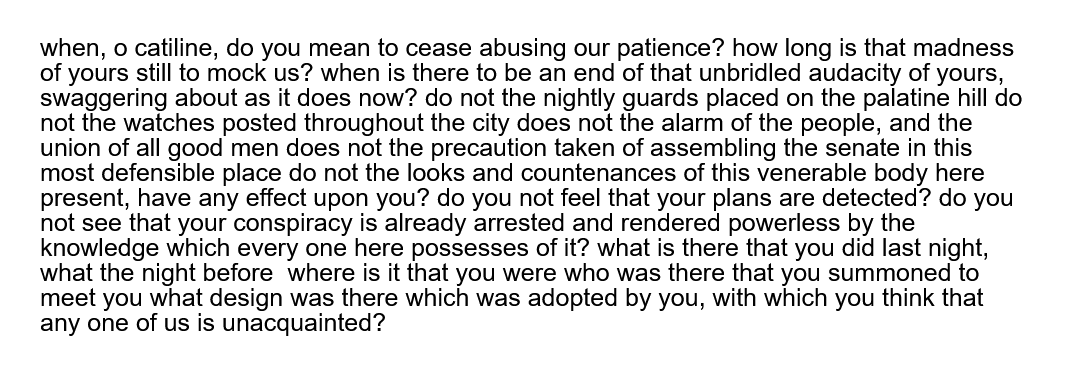
#> input picture lab10/speech2.png, 1069 x 380 px
$ jupyter execute --allow-errors zad2.ipynb
#> lines starting #> are read from the running program, lines starting #| are printed output that depends on the picture
### lab10/image_processing.py
import imageio.v3 as iio
import numpy as np
import matplotlib.pyplot as plt
from skimage import feature
import skimage.transform as transform
import skimage.filters as filters

def gray(image: np.ndarray):
    shape = image.shape
    grey = np.zeros((shape[0], shape[1]))
    for i in range(shape[0]):
        for j in range(shape[1]):
            grey[i, j] = (0.3*image[i, j, 0] + 0.59*image[i, j, 1] + 0.11*image[i, j, 2])
    return grey

def flip(image: np.ndarray):
    return 255 - image

def polar2cartesian(radius, angle):
    return radius * np.array([np.cos(angle), np.sin(angle)])

def hough_transform(image: np.ndarray, show = False):
    acc, angles, d = transform.hough_line(feature.canny(image, sigma=5))

    if show:
        plt.matshow(acc, aspect=0.1)
        plt.show()

    acc, angles, d = transform.hough_line_peaks(acc, angles, d, threshold=0.6*np.max(acc))

    return np.vstack([d, angles]).T

def show_lines(image, lines):
    for rho, theta in lines:
        x0 = polar2cartesian(rho, theta)
        direction = np.array([x0[1], -x0[0]])
        pt1 = np.round(x0 + 1000*direction).astype(int)
        pt2 = np.round(x0 - 1000*direction).astype(int)
        plt.axline(pt1, pt2)
    plt.imshow(image, cmap="gist_gray")
    plt.show()

def show_image(image):
    plt.imshow(image, cmap="gist_gray")
    plt.show()

def reject_outliers(data, m = 2.):
    d = np.abs(data - np.median(data))
    mdev = np.median(d)
    s = d/mdev if mdev else np.zeros(len(d))
    return data[s<m]

def ajust_rotatation(image, show = False):
    lines = hough_transform(image, show)
    if show:
        show_lines(image, lines)
    un_rotated = transform.rotate(image, 270 + np.rad2deg(lines[0, 1]), resize = True, mode = "edge")
    if show: show_image(un_rotated)
    first = np.argmax(feature.canny(un_rotated, sigma=5), axis = 1)
    first = first[first > 0]
    last = np.argmax(np.rot90(np.rot90(feature.canny(un_rotated, sigma=5))), axis = 1)
    last = last[last > 0]
    out_f = reject_outliers(first)
    out_l = reject_outliers(last)
    if abs(max(out_f) - min(out_f)) > abs(max(out_l) - min(out_l)):
        un_rotated = transform.rotate(un_rotated, 180, resize = True, mode = "edge")
        if show: show_image(un_rotated)
    return un_rotated

def crop_in(image):
    trues = np.argwhere(image)
    top_left = trues.min(axis=0)
    bottom_right = trues.max(axis=0)
    out = image[top_left[0]:bottom_right[0]+1,
          top_left[1]:bottom_right[1]+1]
    return np.pad(out, ((40, 40), (40, 40)))

def prepare_image(image, show = False):
    image = gray(image)
    image = flip(image)
    image = ajust_rotatation(image, show)
    image[image < 150] = 0
    image = crop_in(image)
    if show: show_image(image)
    return image

### lab10/ocr.py
import imageio.v3 as iio
import numpy as np
import matplotlib.pyplot as plt
from matplotlib.patches import Rectangle
import os
import image_processing
from tqdm import tqdm

def get_font(name):
    font = {filename.split(".")[0]: image_processing.flip(image_processing.gray(iio.imread(os.path.join(name, filename)))) for filename in os.listdir(name)}
    special = {"comma":",", "period":".", "zero":"0", "one":"1", "two":"2", "three":"3", "four":"4", "five":"5", "six":"6", "seven":"7", "eight":"8", "nine":"9", "question":"?", "exclam":"!"}
    for name, proper in special.items():
        val = font.pop(name)
        font[proper] = val
    return font


# [23 lines left out: functions calculate_correlation, get_letter_locations, not called in this run]

def find_blank_lines(projection):
    lines = []
    top = 0
    for i in range(1, len(projection)):
        if projection[i-1] == 0 and projection[i]>0:
            top = i-1
        elif projection[i-1] > 0 and projection[i] == 0:
            lines.append((top, i))
    return lines

def bouding_boxes(image):
    vertical = np.sum(image, axis = 1)
    boxes = []
    for top, bottom in find_blank_lines(vertical):
        line_img = image[top:bottom, :]
        horizontal = np.sum(line_img, axis = 0)
        for left, right in find_blank_lines(horizontal):
            x, y = left, bottom
            w = right - left
            h = top - bottom
            boxes.append((x, y, w, h))
    return boxes

# [45 lines left out: function identify, not called in this run]


### lab10/zad2.ipynb
[cell 1]
import imageio.v3 as iio
import ocr, image_processing
import skimage.transform as transform
import matplotlib.pyplot as plt
from matplotlib.patches import Rectangle
import numpy as np
from collections import Counter

[cell 2]
speech = """when, o catiline, do you mean to cease abusing our patience? how long is that madness
of yours still to mock us? when is there to be an end of that unbridled audacity of yours,
swaggering about as it does now? do not the nightly guards placed on the palatine hill do
not the watches posted throughout the city does not the alarm of the people, and the
union of all good men does not the precaution taken of assembling the senate in this
most defensible place do not the looks and countenances of this venerable body here
present, have any effect upon you? do you not feel that your plans are detected? do you
not see that your conspiracy is already arrested and rendered powerless by the
knowledge which every one here possesses of it? what is there that you did last night,
what the night before  where is it that you were who was there that you summoned to
meet you what design was there which was adopted by you, with which you think that
any one of us is unacquainted?"""

[cell 3]
def letter_counter(text, compare, alphabet):
    original = Counter(text)
    new = Counter(compare)
    for letter in alphabet.keys():
        print(f"{letter}: {new[letter]} from {original[letter]}")

#> (a cell that did not finish here is left out)

[cell 5]
speech_img = iio.imread("speech2.png")
#> speech_img is the input picture: shape (380, 1069, 4); mean R, G, B, A 221.5, 221.5, 221.5, 255

[cell 6]
image_processing.show_image(speech_img)

[cell 7]
tilted = 255 * transform.rotate(speech_img, 45, resize = True, mode = "edge")

Obrócenia zdjęcia do poprawnej orjentacji używamy transformu Hogga, wykrywa on górę lub dół linijki tekstu. Gdy go zastosujemy i obrócimy tekst znajdzie się w jednaj z dwóch orjenacji: poprawnej lub obróconej o 180 stopni. Do przywrócenia do popawnej orjenacji kożystamy z założenia że tekst posiada wiele linijek. Można zauwać że w naturalnym tekscie, prawy brzeg będzie zawsze bardzej postrzępiony od lewego. Kozystając z tego, obracamy tekst tylko jeśli jest to wymagane. Następnie obcinamy brzegi obrazu dla szybszego wykrywania tekstu.

[cell 8]
prepared = image_processing.prepare_image(tilted, True)
#> in hough_transform, `acc, angles, d = transform.hough_line(feature.canny(image, sigma=5))`:
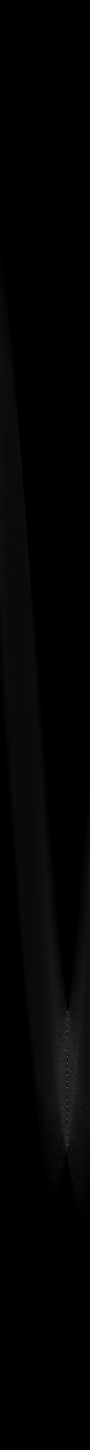
#> acc: shape (2899, 180) uint64 (shown at 1/2 size); min 0, max 704, mean 9.7; drawn with min black and max white
#> in hough_transform, `acc, angles, d = transform.hough_line(feature.canny(image, sigma=5))`: angles = 180 values from -1.57 to 1.55; d = 2899 values from -1449 to 1449
#> in hough_transform, `acc, angles, d = transform.hough_line_peaks(acc, angles, d, threshold=..`: acc = [704, 620, 617, 615, 600, 591, 571, 568, 529, 451]; angles = [0.785, 0.785, 0.785, 0.785, 0.785, 0.785, 0.785, 0.785, 0.785, 0.785]; d = [701, 576, 614, 689, 764, 776, 626, 639, 651, 839]
#> in ajust_rotatation, `lines = hough_transform(image, show)`: lines = [[701, 0.785], [576, 0.785], [614, 0.785], [689, 0.785], [764, 0.785], [776, 0.785], [626, 0.785], [639, 0.785], [651, 0.785], [839, 0.785]]
#> the loop in show_lines, `for rho, theta in lines:` made 10 passes
#> (rho, x0, direction, pt1, pt2) on passes 1 to 9: (701, [495.7, 495.7], [495.7, -495.7], [496178, -495186], [-495186, 496178]), (576, [407.3, 407.3], [407.3, -407.3], [407701, -406886], [-406886, 407701]), (614, [434.2, 434.2], [434.2, -434.2], [434598, -433729], [-433729, 434598]), (689, [487.2, 487.2], [487.2, -487.2], [487684, -486709], [-486709, 487684]), (764, [540.2, 540.2], [540.2, -540.2], [540770, -539689], [-539689, 540770]), (776, [548.7, 548.7], [548.7, -548.7], [549264, -548166], [-548166, 549264]), (626, [442.6, 442.6], [442.6, -442.6], [443091, -442206], [-442206, 443091]), (639, [451.8, 451.8], [451.8, -451.8], [452293, -451389], [-451389, 452293]), (651, [460.3, 460.3], [460.3, -460.3], [460787, -459866], [-459866, 460787])
#> in ajust_rotatation, `first = np.argmax(feature.canny(un_rotated, sigma=5), axis = 1)`: first = 1448 values, max 1116 at index 718, min 0 at index 0, mean 61.2
#> in ajust_rotatation, `first = first[first > 0]`: first = 299 values, max 1116 at index 148, min 227 at index 198, mean 296.4
#> in ajust_rotatation, `last = np.argmax(np.rot90(np.rot90(feature.canny(un_rotated, sigma=5))..`: last = 1448 values, max 1218 at index 602, min 0 at index 0, mean 77.78
#> in ajust_rotatation, `last = last[last > 0]`: last = 299 values, max 1218 at index 23, min 235 at index 233, mean 376.7
#> in reject_outliers, `d = np.abs(data - np.median(data))`: d = 299 values, max 884 at index 148, min 0 at index 8, mean 66.95
#> in reject_outliers, `mdev = np.median(d)`: mdev = 4
#> in reject_outliers, `s = d/mdev if mdev else np.zeros(len(d))`: s = 299 values, max 221 at index 148, min 0 at index 8, mean 16.74
#> in ajust_rotatation, `out_f = reject_outliers(first)`: out_f = 180 values, max 239 at index 14, min 227 at index 121, mean 230.2
#> in ajust_rotatation, `out_l = reject_outliers(last)`: out_l = 221 values, max 361 at index 77, min 235 at index 168, mean 281.5
#> in prepare_image, `image[image < 150] = 0`:
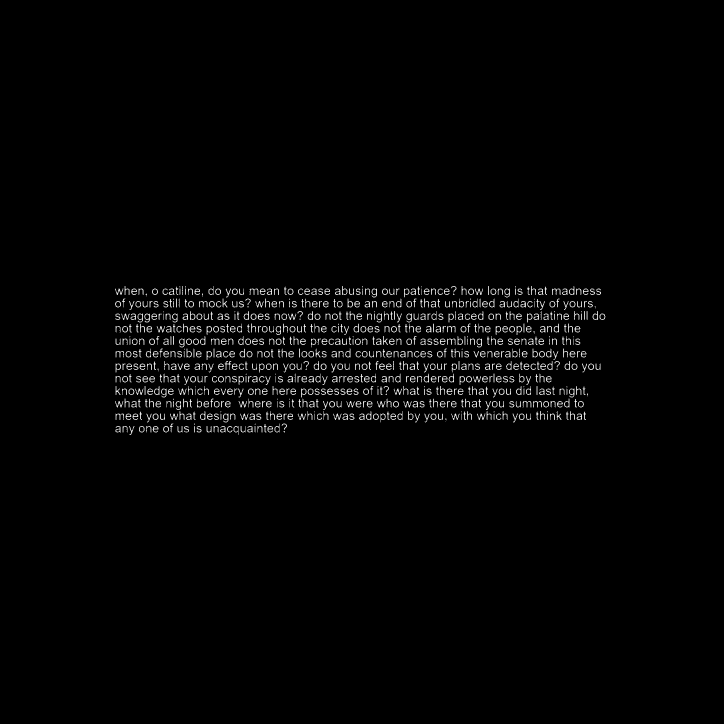
#> image: shape (1448, 1448) float64 (shown at 1/2 size); min 0, max 255, mean 4.5
#> in crop_in, `trues = np.argwhere(image)`: trues = 46636 pairs, first value 572 to 869, second value 230 to 1210
#> in crop_in, `top_left = trues.min(axis=0)`: top_left = [572, 230]
#> in crop_in, `bottom_right = trues.max(axis=0)`: bottom_right = [869, 1210]
#> in crop_in, `return np.pad(out, ((40, 40), (40, 40)))`:
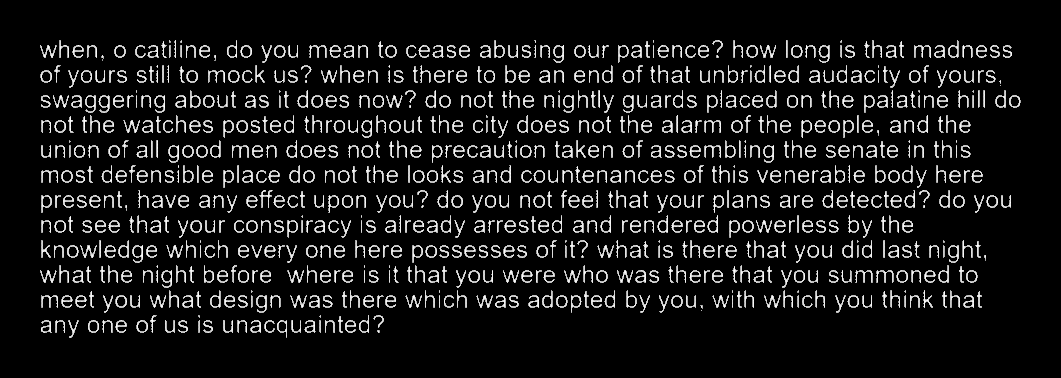
#> returned value: shape (378, 1061) float64; min 0, max 255, mean 23.5

Aby znaleść tekxt najpiew wykrywamy obszar zajęty przez każdą literę. Obszar ten wykrywamy przez znaleńenie kolumn i wierszy zer. Następnie licznymy korelacje każdej litery z tekstem kożystając z operacji splotu i DFT. W kolejnym kroku iterujemy po każdym obszaże i wybieramy literę z punktem o największej korelacji w obszaże. Spacje wykrywamy przez sprawdzanie odstępu posiomego między obszarami. Jeśli odstęp jest większy od średniego odstępu wcześniej napotkanych obszarów wstawiamy do tekstu spację. Znak nowej linni wstawiamy gdy wykryjemy skok w wspóżędnej y obszarów. Gdy żadna litera nie została wykryta w obszaże to wstawiamy znak #.

[cell 9]
boxes = ocr.bouding_boxes(prepared)
#> in bouding_boxes, `vertical = np.sum(image, axis = 1)`: vertical = 378 values, max 103263.9 at index 96, min 0 at index 0, mean 24948.2
#> in find_blank_lines, `top = 0`: top = 0
#> the loop in bouding_boxes, `for top, bottom in find_blank_lines(vertical):` made 12 passes
#> bottom on passes 1 to 12: 63, 88, 113, 138, 163, 188, 213, 238, 263, 288, 313, 338
#> after the loop in bouding_boxes, `for top, bottom in find_blank_lines(vertical):`: boxes = 786 items, first 6: (39, 63, 18, -24), (58, 63, 11, -24), (71, 63, 13, -24), (86, 63, 11, -24), (100, 63, 4, -24), (113, 63, 13, -24)
fig, ax = plt.subplots(figsize = (20, 10))
ax.imshow(prepared, cmap="gist_gray", interpolation="nearest")
for x, y, w, h in boxes:
    ax.add_patch(Rectangle((x, y), w, h, lw = 1, fill = False, edgecolor = "blue"))
#> this loop made 786 passes
#> (x, w) on passes 1 to 3: (39, 18), (58, 11), (71, 13)
ll = []

#> (the rest of this cell did not finish here and is left out)

#> (a cell that did not finish here is left out)

#> (a cell that did not finish here is left out)

#> (a cell that did not finish here is left out)

[cell 13]
def levenshtein_distance(s1: str, s2: str) -> int:

    m, n = len(s1), len(s2)
    d = [[0 for __ in range(n+1)] for _ in range(m+1)]
    for i in range(m+1):
        d[i][0] = i
    for i in range(n+1):
        d[0][i] = i

    for i in range(1,m+1):
        for j in range(1, n+1):
            c = 0 if s1[i-1] == s2[j-1] else 1
            d[i][j] = min(d[i-1][j] + 1, d[i][j-1] + 1, d[i-1][j-1] + c)
    return d[m][n]

#> (a cell that did not finish here is left out)

[cell 15]
speech_tmr = iio.imread("speech_tmr.png")
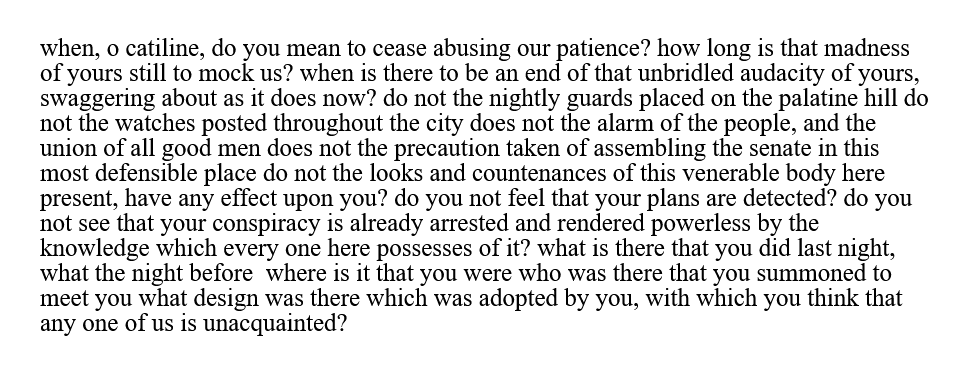
#> input picture lab10/speech_tmr.png, 975 x 380 px
#> speech_tmr is the input picture: shape (380, 975, 4); mean R, G, B, A 225.6, 225.6, 225.6, 255
image_processing.show_image(speech_tmr)

[cell 16]
prepared_tmr = image_processing.prepare_image(speech_tmr, True)
#> call 2 of prepare_image, with show = True
#> call 2 of ajust_rotatation, with show = True
#> call 2 of hough_transform, with show = True
#> in hough_transform (call 2), `acc, angles, d = transform.hough_line(feature.canny(image, sigma=5))`:
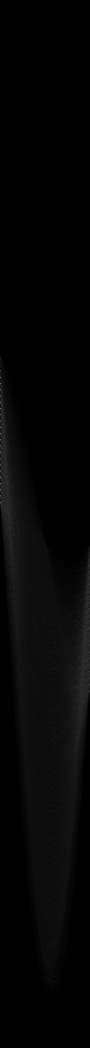
#> acc: shape (2095, 180) uint64 (shown at 1/2 size); min 0, max 502, mean 10.4; drawn with min black and max white
#> in hough_transform (call 2), `acc, angles, d = transform.hough_line(feature.canny(image, sigma=5))`: angles = 180 values from -1.57 to 1.55; d = 2095 values from -1047 to 1047
#> in hough_transform (call 2), `acc, angles, d = transform.hough_line_peaks(acc, angles, d, threshold=..`: acc = 22 values, max 502 at index 0, min 323 at index 21, mean 409.9; angles = 22 values from -1.57 to -1.57; d = 22 values, max -43 at index 7, min -306 at index 21, mean -174.5
#> in ajust_rotatation (call 2), `lines = hough_transform(image, show)`: lines = 22 rows, first 8: [-181, -1.57], [-156, -1.57], [-193, -1.57], [-131, -1.57], [-56, -1.57], [-81, -1.57], [-206, -1.57], [-43, -1.57]
#> the loop in show_lines (call 2), `for rho, theta in lines:` made 22 passes
#> (rho, x0, direction, pt1, pt2) on passes 1 to 9: (-181, [-1.11e-14, 181], [181, 1.11e-14], [181000, 181], [-181000, 181]), (-156, [-9.55e-15, 156], [156, 9.55e-15], [156000, 156], [-156000, 156]), (-193, [-1.18e-14, 193], [193, 1.18e-14], [193000, 193], [-193000, 193]), (-131, [-8.02e-15, 131], [131, 8.02e-15], [131000, 131], [-131000, 131]), (-56, [-3.43e-15, 56], [56, 3.43e-15], [56000, 56], [-56000, 56]), (-81, [-4.96e-15, 81], [81, 4.96e-15], [81000, 81], [-81000, 81]), (-206, [-1.26e-14, 206], [206, 1.26e-14], [206000, 206], [-206000, 206]), (-43, [-2.63e-15, 43], [43, 2.63e-15], [43000, 43], [-43000, 43]), (-231, [-1.41e-14, 231], [231, 1.41e-14], [231000, 231], [-231000, 231])
#> in ajust_rotatation (call 2), `un_rotated = transform.rotate(image, 270 + np.rad2deg(lines[0, 1]), re..`:
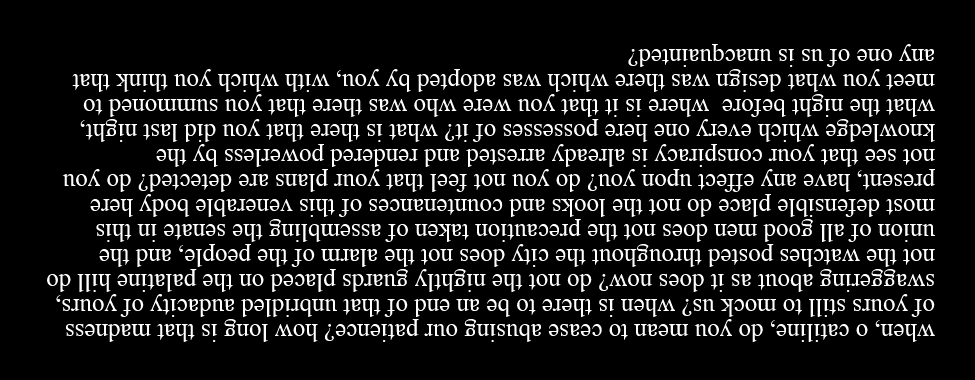
#> un_rotated: shape (380, 975) float64; min 0, max 255, mean 29.4
#> in ajust_rotatation (call 2), `first = np.argmax(feature.canny(un_rotated, sigma=5), axis = 1)`: first = 380 values, max 825 at index 68, min 0 at index 0, mean 133.8
#> in ajust_rotatation (call 2), `first = first[first > 0]`: first = 296 values, max 825 at index 22, min 45 at index 232, mean 171.8
#> in ajust_rotatation (call 2), `last = np.argmax(np.rot90(np.rot90(feature.canny(un_rotated, sigma=5))..`: last = 380 values, max 860 at index 83, min 0 at index 0, mean 71.69
#> in ajust_rotatation (call 2), `last = last[last > 0]`: last = 296 values, max 860 at index 46, min 38 at index 166, mean 92.03
#> in ajust_rotatation (call 2), `out_f = reject_outliers(first)`: out_f = 218 values, max 170 at index 75, min 45 at index 165, mean 91.33
#> in ajust_rotatation (call 2), `out_l = reject_outliers(last)`: out_l = 184 values, max 47 at index 57, min 38 at index 95, mean 40.76
#> in prepare_image (call 2), `image[image < 150] = 0`:
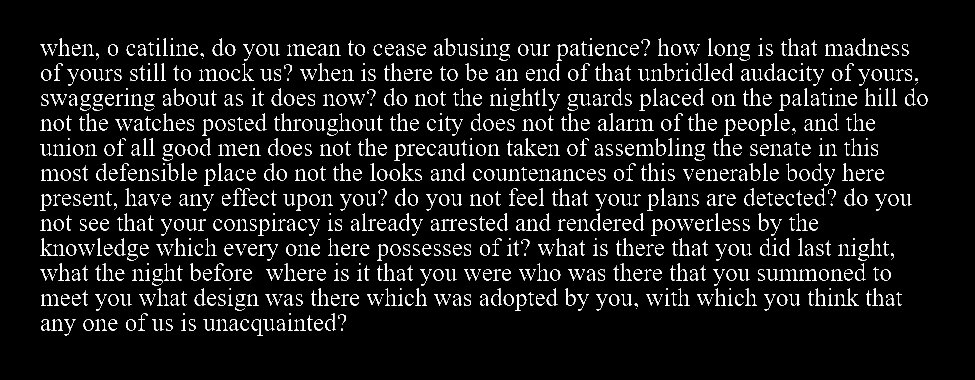
#> image: shape (380, 975) float64; min 0, max 255, mean 24.6
#> in crop_in (call 2), `trues = np.argwhere(image)`: trues = 39316 pairs, first value 38 to 335, second value 40 to 927
#> in crop_in (call 2), `top_left = trues.min(axis=0)`: top_left = [38, 40]
#> in crop_in (call 2), `bottom_right = trues.max(axis=0)`: bottom_right = [335, 927]
#> in crop_in (call 2), `out = image[top_left[0]:bottom_right[0]+1, top_left[1]:bottom_right[1]..`:
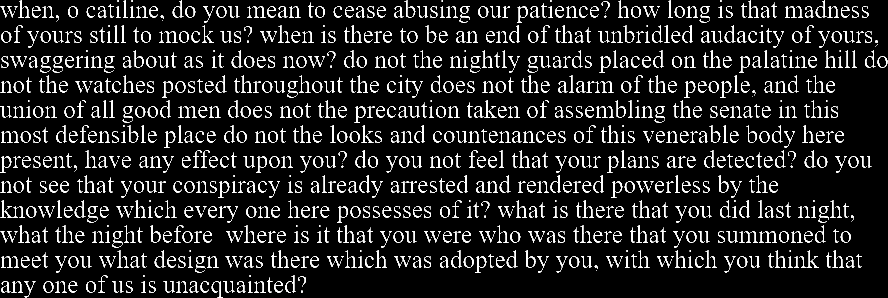
#> out: shape (298, 888) float64; min 0, max 255, mean 34.5
#> in crop_in (call 2), `return np.pad(out, ((40, 40), (40, 40)))`:
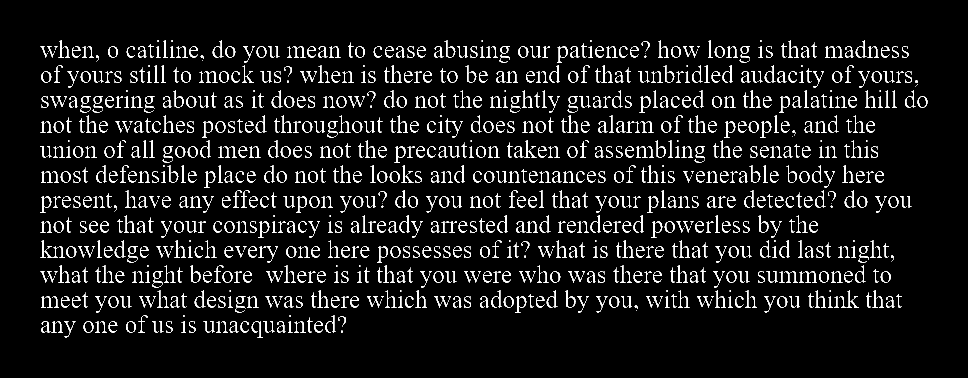
#> returned value: shape (378, 968) float64; min 0, max 255, mean 25

[cell 17]
boxes_tmr = ocr.bouding_boxes(prepared_tmr)
#> the loop in bouding_boxes (call 2), `for top, bottom in find_blank_lines(vertical):` made 12 passes
#> boxes_tmr = 753 items, first 6: (39, 63, 31, -24), (71, 63, 10, -24), (81, 63, 13, -24), (95, 63, 4, -24), (107, 63, 11, -24), (125, 63, 10, -24)
fig, ax = plt.subplots(figsize = (20, 10))
ax.imshow(prepared_tmr, cmap="gist_gray", interpolation="nearest")
for x, y, w, h in boxes_tmr:
    ax.add_patch(Rectangle((x, y), w, h, lw = 1, fill = False, edgecolor = "blue"))
#> this loop made 753 passes
#> (x, w) on passes 1 to 3: (39, 31), (71, 10), (81, 13)
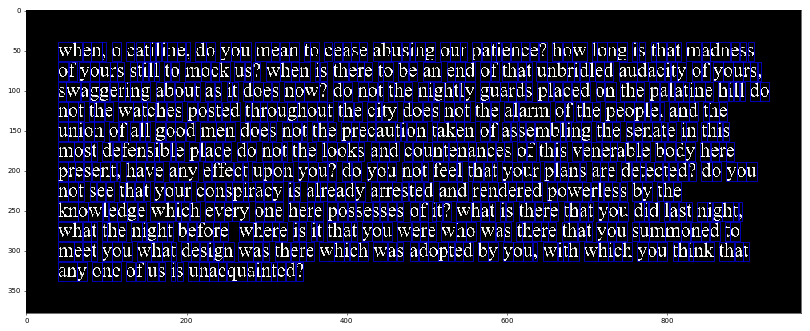
#> figure drawn by matplotlib, 1 panel
